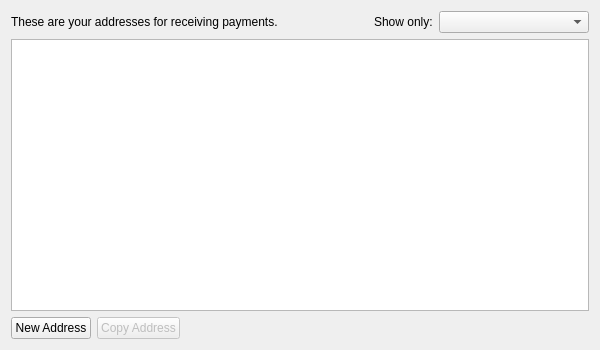
<?xml version="1.0" encoding="UTF-8"?>
<ui version="4.0">
 <class>Form</class>
 <widget class="QWidget" name="Form">
  <property name="geometry">
   <rect>
    <x>0</x>
    <y>0</y>
    <width>600</width>
    <height>350</height>
   </rect>
  </property>
  <property name="windowTitle">
   <string>Form</string>
  </property>
  <layout class="QVBoxLayout" name="topLayout">
   <item>
    <layout class="QHBoxLayout" name="horizontalLayout">
     <item>
      <widget class="QLabel" name="label">
       <property name="text">
        <string>These are your addresses for receiving payments.</string>
       </property>
      </widget>
     </item>
     <item>
      <spacer name="horizontalSpacer_2">
       <property name="orientation">
        <enum>Qt::Horizontal</enum>
       </property>
       <property name="sizeHint" stdset="0">
        <size>
         <width>40</width>
         <height>20</height>
        </size>
       </property>
      </spacer>
     </item>
     <item>
      <widget class="QLabel" name="label_2">
       <property name="text">
        <string>Show only:</string>
       </property>
      </widget>
     </item>
     <item>
      <widget class="QComboBox" name="cbMoniker">
       <property name="sizePolicy">
        <sizepolicy hsizetype="Expanding" vsizetype="Fixed">
         <horstretch>0</horstretch>
         <verstretch>0</verstretch>
        </sizepolicy>
       </property>
       <property name="minimumSize">
        <size>
         <width>150</width>
         <height>0</height>
        </size>
       </property>
      </widget>
     </item>
    </layout>
   </item>
   <item>
    <widget class="QTableView" name="tableView">
     <property name="tabKeyNavigation">
      <bool>false</bool>
     </property>
     <property name="selectionMode">
      <enum>QAbstractItemView::SingleSelection</enum>
     </property>
     <property name="selectionBehavior">
      <enum>QAbstractItemView::SelectRows</enum>
     </property>
     <property name="sortingEnabled">
      <bool>true</bool>
     </property>
    </widget>
   </item>
   <item>
    <layout class="QHBoxLayout" name="horizontalLayout_2">
     <item>
      <widget class="QPushButton" name="btnNew">
       <property name="text">
        <string>New Address</string>
       </property>
       <property name="icon">
        <iconset resource="../../icons.qrc">
         <normaloff>:/ui/icons/add.png</normaloff>:/ui/icons/add.png</iconset>
       </property>
      </widget>
     </item>
     <item>
      <widget class="QPushButton" name="btnCopy">
       <property name="enabled">
        <bool>false</bool>
       </property>
       <property name="text">
        <string>Copy Address</string>
       </property>
       <property name="icon">
        <iconset resource="../../icons.qrc">
         <normaloff>:/ui/icons/editcopy.png</normaloff>:/ui/icons/editcopy.png</iconset>
       </property>
      </widget>
     </item>
     <item>
      <spacer name="horizontalSpacer">
       <property name="orientation">
        <enum>Qt::Horizontal</enum>
       </property>
       <property name="sizeHint" stdset="0">
        <size>
         <width>40</width>
         <height>20</height>
        </size>
       </property>
      </spacer>
     </item>
    </layout>
   </item>
  </layout>
  <action name="actionCopyAddress">
   <property name="text">
    <string>Copy &amp;Address</string>
   </property>
  </action>
  <action name="actionCopyBitcoinAddress">
   <property name="text">
    <string>Copy &amp;Bitcoin Address</string>
   </property>
   <property name="toolTip">
    <string>Copy Bitcoin Address</string>
   </property>
  </action>
  <action name="actionCopyColor">
   <property name="text">
    <string>Copy &amp;Color</string>
   </property>
  </action>
 </widget>
 <tabstops>
  <tabstop>cbMoniker</tabstop>
  <tabstop>tableView</tabstop>
  <tabstop>btnNew</tabstop>
  <tabstop>btnCopy</tabstop>
 </tabstops>
 <resources>
  <include location="../../icons.qrc"/>
 </resources>
 <connections/>
</ui>
